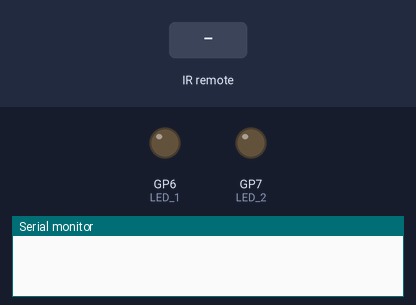
Bench run of a sketch on a simulated Raspberry Pi Pico. Parts: output pins drawn as LEDs (lit = HIGH), the last lines printed to the serial monitor. The inputs (shaded band) are chosen by the test bench.

Above: at 1.2 s.
1.3 s: infrared code 0x40 received
At 2.1 s:
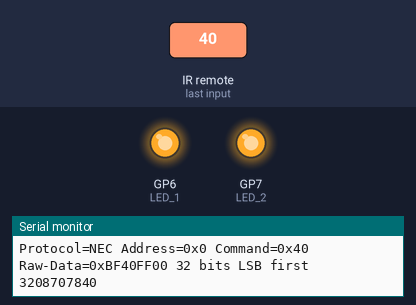
2.8 s: infrared code 0x19 received
At 3.2 s:
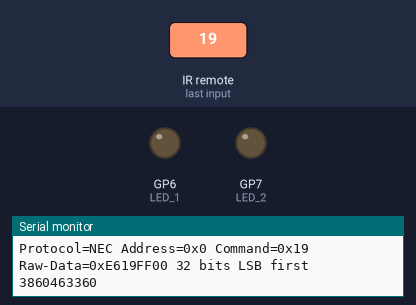
Timing chart, 0 to 5.8 s (numbered marks = the images above; inputs shaded):
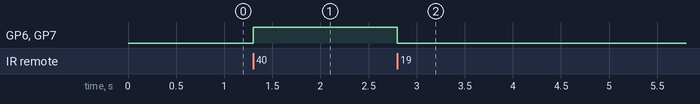

Measured:
- after the input at 1.3 s, GP6 (LED_1), GP7 (LED_2): LOW → HIGH at once
- after the input at 2.8 s, GP6 (LED_1), GP7 (LED_2): HIGH → LOW at once

The sketch:

Basic_4_IR_Remote_control_LEDs.ino
```cpp
#include <IRremote.h>  // IR remote header file
#include <Arduino.h>
#include "PinDefinitionsAndMore.h"
#include <IRremote.hpp>  // include the library

#define IR_RECEIVE_PIN 5
#define DECODE_NEC

// define LED indicators on board
#define LED_1 6
#define LED_2 7


void setup() {
  Serial.begin(115200);

  // enable IR
  IrReceiver.begin(IR_RECEIVE_PIN, ENABLE_LED_FEEDBACK);

  printActiveIRProtocols(&Serial);

  pinMode(LED_1, OUTPUT);
  pinMode(LED_2, OUTPUT);
}

void loop() {
  if (IrReceiver.decode()) {
    /*
      * print a summary of received data
      */
    if (IrReceiver.decodedIRData.protocol == UNKNOWN) {
      Serial.println(F("Received noise or an unknown (or not yet enabled )protocol"));
      // we have an unknown protocol here, print extend info
      IrReceiver.printIRResultRawFormatted(&Serial, true);
      IrReceiver.resume();
      // Do it here to preserve raw data for printing with printIRResultRawFormatted()
    } else {
      IrReceiver.resume();
      IrReceiver.printIRResultShort(&Serial);
      IrReceiver.printIRSendUsage(&Serial);
    }
    // Serial.println();
    // Serial.println(IrReceiver.decodedIRData.command);
    Serial.println(IrReceiver.decodedIRData.decodedRawData);


    if (IrReceiver.decodedIRData.command == 0x40) {
      // press on button on IR controller will generate this data 0x40
      digitalWrite(LED_1, HIGH);
      digitalWrite(LED_2, HIGH);
      IrReceiver.resume();
    } else if (IrReceiver.decodedIRData.command == 0x19) {
      // press off button on IR controller will generate this data 0x19
      digitalWrite(LED_1, LOW);
      digitalWrite(LED_2, LOW);
      IrReceiver.resume();
    }
  }
}
```

PinDefinitionsAndMore.h
```cpp
// (licence header left out)
/*
 * Pin mapping table for different platforms
 *
 * Platform     IR input    IR output   Tone      Core/Pin schema
 * --------------------------------------------------------------
 * DEFAULT/AVR  2           3           4         Arduino
 * ATtinyX5     0|PB0       4|PB4       3|PB3     ATTinyCore
 * ATtiny167    3|PA3       2|PA2       7|PA7     ATTinyCore
 * ATtiny167    9|PA3       8|PA2       5|PA7     Digispark original core
 * ATtiny84      |PB2        |PA4        |PA3     ATTinyCore
 * ATtiny88     3|PD3       4|PD4       9|PB1     ATTinyCore
 * ATtiny3217  18|PA1      19|PA2      20|PA3     MegaTinyCore
 * ATtiny1604   2           3|PA5       %
 * ATtiny816   14|PA1      16|PA3       1|PA5     MegaTinyCore
 * ATtiny1614   8|PA1      10|PA3       1|PA5     MegaTinyCore
 * SAMD21       3           4           5
 * ESP8266      14|D5       12|D6       %
 * ESP32        15          4          27
 * ESP32-C3     6           7          10
 * BluePill     PA6         PA7       PA3
 * APOLLO3      11          12          5
 * RP2040       3|GPIO15    4|GPIO16    5|GPIO17
 */
//#define _IR_MEASURE_TIMING // For debugging purposes.

#if defined(__AVR__)
#if defined(__AVR_ATtiny25__) || defined(__AVR_ATtiny45__) || defined(__AVR_ATtiny85__) // Digispark board. For use with ATTinyCore.
#include "ATtinySerialOut.hpp" // TX is at pin 2 - Available as Arduino library "ATtinySerialOut". Saves 700 bytes program memory and 70 bytes RAM for ATtinyCore.
#define IR_RECEIVE_PIN  PIN_PB0
#define IR_SEND_PIN     PIN_PB4 // Pin 2 is serial output with ATtinySerialOut. Pin 1 is internal LED and Pin3 is USB+ with pullup on Digispark board.
#define TONE_PIN        PIN_PB3
#define _IR_TIMING_TEST_PIN PIN_PB3

#  elif defined(__AVR_ATtiny87__) || defined(__AVR_ATtiny167__) // Digispark pro board
#include "ATtinySerialOut.hpp" // Available as Arduino library "ATtinySerialOut"
// For ATtiny167 Pins PB6 and PA3 are usable as interrupt source.
#  if defined(ARDUINO_AVR_DIGISPARKPRO)
// For use with Digispark original core
#define IR_RECEIVE_PIN   9 // PA3 - on Digispark board labeled as pin 9
//#define IR_RECEIVE_PIN  14 // PB6 / INT0 is connected to USB+ on DigisparkPro boards
#define IR_SEND_PIN      8 // PA2 - on Digispark board labeled as pin 8
#define TONE_PIN         5 // PA7 - on Digispark board labeled as pin 5
#define _IR_TIMING_TEST_PIN 10 // PA4
#  else
// For use with ATTinyCore
#define IR_RECEIVE_PIN  PIN_PA3 // On Digispark board labeled as pin 9 - INT0 is connected to USB+ on DigisparkPro boards
#define IR_SEND_PIN     PIN_PA2 // On Digispark board labeled as pin 8
#define TONE_PIN        PIN_PA7 // On Digispark board labeled as pin 5
#  endif

#  elif defined(__AVR_ATtiny84__) // For use with ATTinyCore
#include "ATtinySerialOut.hpp" // Available as Arduino library "ATtinySerialOut". Saves 128 bytes program memory.
#define IR_RECEIVE_PIN   PIN_PB2 // INT0
#define IR_SEND_PIN      PIN_PA4
#define TONE_PIN         PIN_PA3
#define _IR_TIMING_TEST_PIN PIN_PA5

#  elif defined(__AVR_ATtiny88__) // MH-ET Tiny88 board. For use with ATTinyCore.
#include "ATtinySerialOut.hpp" // Available as Arduino library "ATtinySerialOut". Saves 128 bytes program memory.
// Pin 6 is TX, pin 7 is RX
#define IR_RECEIVE_PIN   PIN_PD3 // 3 - INT1
#define IR_SEND_PIN      PIN_PD4 // 4
#define TONE_PIN         PIN_PB1 // 9
#define _IR_TIMING_TEST_PIN PIN_PB0 // 8

#  elif defined(__AVR_ATtiny1616__)  || defined(__AVR_ATtiny3216__) || defined(__AVR_ATtiny3217__) // For use with megaTinyCore
// Tiny Core Dev board
// https://www.tindie.com/products/xkimi/tiny-core-16-dev-board-attiny1616/ - Out of Stock
// https://www.tindie.com/products/xkimi/tiny-core-32-dev-board-attiny3217/ - Out of Stock
#define IR_RECEIVE_PIN   PIN_PA1 // use 18 instead of PIN_PA1 for TinyCore32
#define IR_SEND_PIN      PIN_PA2 // 19
#define TONE_PIN         PIN_PA3 // 20
#define APPLICATION_PIN  PIN_PA0 // 0
#undef LED_BUILTIN               // No LED available on the TinyCore 32 board, take the one on the programming board which is connected to the DAC output
#define LED_BUILTIN      PIN_PA6 // use 2 instead of PIN_PA6 for TinyCore32

#  elif defined(__AVR_ATtiny816__) // For use with megaTinyCore
#define IR_RECEIVE_PIN  PIN_PA1 // 14
#define IR_SEND_PIN     PIN_PA1 // 16
#define TONE_PIN        PIN_PA5 // 1
#define APPLICATION_PIN PIN_PA4 // 0
#undef LED_BUILTIN              // No LED available, take the one which is connected to the DAC output
#define LED_BUILTIN     PIN_PB5 // 4

#  elif defined(__AVR_ATtiny1614__) // For use with megaTinyCore
#define IR_RECEIVE_PIN   PIN_PA1 // 8
#define IR_SEND_PIN      PIN_PA3 // 10
#define TONE_PIN         PIN_PA5 // 1
#define APPLICATION_PIN  PIN_PA4 // 0

#  elif defined(__AVR_ATtiny1604__) // For use with megaTinyCore
#define IR_RECEIVE_PIN   PIN_PA6 // 2 - To be compatible with interrupt example, pin 2 is chosen here.
#define IR_SEND_PIN      PIN_PA7 // 3
#define APPLICATION_PIN  PIN_PB2 // 5

#define tone(...) void()      // Define as void, since TCB0_INT_vect is also used by tone()
#define noTone(a) void()
#define TONE_PIN         42 // Dummy for examples using it

#  elif defined(__AVR_ATmega1284__) || defined(__AVR_ATmega1284P__) \
|| defined(__AVR_ATmega644__) || defined(__AVR_ATmega644P__) \
|| defined(__AVR_ATmega324P__) || defined(__AVR_ATmega324A__) \
|| defined(__AVR_ATmega324PA__) || defined(__AVR_ATmega164A__) \
|| defined(__AVR_ATmega164P__) || defined(__AVR_ATmega32__) \
|| defined(__AVR_ATmega16__) || defined(__AVR_ATmega8535__) \
|| defined(__AVR_ATmega64__) || defined(__AVR_ATmega128__) \
|| defined(__AVR_ATmega1281__) || defined(__AVR_ATmega2561__) \
|| defined(__AVR_ATmega8515__) || defined(__AVR_ATmega162__)
#define IR_RECEIVE_PIN      2
#define IR_SEND_PIN        13
#define TONE_PIN            4
#define APPLICATION_PIN     5
#define ALTERNATIVE_IR_FEEDBACK_LED_PIN 6 // E.g. used for examples which use LED_BUILDIN for example output.
#define _IR_TIMING_TEST_PIN 7

#  else // Default as for ATmega328 like on Uno, Nano, Leonardo, Teensy 2.0 etc.
#define IR_RECEIVE_PIN      2 // To be compatible with interrupt example, pin 2 is chosen here.
#define IR_SEND_PIN         3
#define TONE_PIN            4
#define APPLICATION_PIN     5
#define ALTERNATIVE_IR_FEEDBACK_LED_PIN 6 // E.g. used for examples which use LED_BUILDIN for example output.
#define _IR_TIMING_TEST_PIN 7

#    if defined(ARDUINO_AVR_PROMICRO) // Sparkfun Pro Micro is __AVR_ATmega32U4__ but has different external circuit
// We have no built in LED at pin 13 -> reuse RX LED
#undef LED_BUILTIN
#define LED_BUILTIN         LED_BUILTIN_RX
#    endif
#  endif // defined(__AVR_ATtiny25__)...

#elif defined(ARDUINO_ARCH_RENESAS_UNO) // Uno R4
// To be compatible with Uno R3.
#define IR_RECEIVE_PIN      2
#define IR_SEND_PIN         3
#define TONE_PIN            4
#define APPLICATION_PIN     5
#define ALTERNATIVE_IR_FEEDBACK_LED_PIN 6 // E.g. used for examples which use LED_BUILDIN for example output.
#define _IR_TIMING_TEST_PIN 7

#elif defined(ESP8266)
#define FEEDBACK_LED_IS_ACTIVE_LOW // The LED on my board (D4) is active LOW
#define IR_RECEIVE_PIN          14 // D5
#define IR_SEND_PIN             12 // D6 - D4/pin 2 is internal LED
#define _IR_TIMING_TEST_PIN      2 // D4
#define APPLICATION_PIN         13 // D7

#define tone(...) void()      // tone() inhibits receive timer
#define noTone(a) void()
#define TONE_PIN                42 // Dummy for examples using it

#elif defined(CONFIG_IDF_TARGET_ESP32C3) || defined(ARDUINO_ESP32C3_DEV)
#define NO_LED_FEEDBACK_CODE   // The  WS2812 on pin 8 of AI-C3 board crashes if used as receive feedback LED, other I/O pins are working...
#define IR_RECEIVE_PIN           6
#define IR_SEND_PIN              7
#define TONE_PIN                10
#define APPLICATION_PIN         18

#elif defined(ESP32)
#include <Arduino.h>

// tone() is included in ESP32 core since 2.0.2
#if !defined(ESP_ARDUINO_VERSION_VAL)
#define ESP_ARDUINO_VERSION_VAL(major, minor, patch) 12345678
#endif
#if ESP_ARDUINO_VERSION  <= ESP_ARDUINO_VERSION_VAL(2, 0, 2)
#define TONE_LEDC_CHANNEL        1  // Using channel 1 makes tone() independent of receiving timer -> No need to stop receiving timer.
void tone(uint8_t aPinNumber, unsigned int aFrequency){
    ledcAttachPin(aPinNumber, TONE_LEDC_CHANNEL);
    ledcWriteTone(TONE_LEDC_CHANNEL, aFrequency);
}
void tone(uint8_t aPinNumber, unsigned int aFrequency, unsigned long aDuration){
    ledcAttachPin(aPinNumber, TONE_LEDC_CHANNEL);
    ledcWriteTone(TONE_LEDC_CHANNEL, aFrequency);
    delay(aDuration);
    ledcWriteTone(TONE_LEDC_CHANNEL, 0);
}
void noTone(uint8_t aPinNumber){
    ledcWriteTone(TONE_LEDC_CHANNEL, 0);
}
#endif // ESP_ARDUINO_VERSION  <= ESP_ARDUINO_VERSION_VAL(2, 0, 2)

#define IR_RECEIVE_PIN          15  // D15
#define IR_SEND_PIN              4  // D4
#define TONE_PIN                27  // D27 25 & 26 are DAC0 and 1
#define APPLICATION_PIN         16  // RX2 pin

#elif defined(ARDUINO_ARCH_STM32) || defined(ARDUINO_ARCH_STM32F1) // BluePill
// Timer 3 blocks PA6, PA7, PB0, PB1 for use by Servo or tone()
#define IR_RECEIVE_PIN          PA6
#define IR_RECEIVE_PIN_STRING   "PA6"
#define IR_SEND_PIN             PA7
#define IR_SEND_PIN_STRING      "PA7"
#define TONE_PIN                PA3
#define _IR_TIMING_TEST_PIN     PA5
#define APPLICATION_PIN         PA2
#define APPLICATION_PIN_STRING  "PA2"
#  if defined(ARDUINO_GENERIC_STM32F103C) || defined(ARDUINO_BLUEPILL_F103C8)
// BluePill LED is active low
#define FEEDBACK_LED_IS_ACTIVE_LOW
#  endif

#elif defined(ARDUINO_ARCH_APOLLO3) // Sparkfun Apollo boards
#define IR_RECEIVE_PIN  11
#define IR_SEND_PIN     12
#define TONE_PIN         5

#elif defined(ARDUINO_ARCH_MBED) && defined(ARDUINO_ARCH_MBED_NANO) // Arduino Nano 33 BLE
#define IR_RECEIVE_PIN      3   // GPIO15 Start with pin 3 since pin 2|GPIO25 is connected to LED on Pi pico
#define IR_SEND_PIN         4   // GPIO16
#define TONE_PIN            5
#define APPLICATION_PIN     6
#define ALTERNATIVE_IR_FEEDBACK_LED_PIN 7 // E.g. used for examples which use LED_BUILDIN for example output.
#define _IR_TIMING_TEST_PIN 8

#elif defined(ARDUINO_ARCH_RP2040) // Arduino Nano Connect, Pi Pico with arduino-pico core https://github.com/earlephilhower/arduino-pico
#define IR_RECEIVE_PIN      15  // GPIO15 to be compatible with the Arduino Nano RP2040 Connect (pin3)
#define IR_SEND_PIN         16  // GPIO16
#define TONE_PIN            17
#define APPLICATION_PIN     18
#define ALTERNATIVE_IR_FEEDBACK_LED_PIN 19 // E.g. used for examples which use LED_BUILDIN for example output.
#define _IR_TIMING_TEST_PIN 20

// If you program the Nano RP2040 Connect with this core, then you must redefine LED_BUILTIN
// and use the external reset with 1 kOhm to ground to enter UF2 mode
#undef LED_BUILTIN
#define LED_BUILTIN          6

#elif defined(PARTICLE) // !!!UNTESTED!!!
#define IR_RECEIVE_PIN      A4
#define IR_SEND_PIN         A5 // Particle supports multiple pins

#define LED_BUILTIN         D7

/*
 * 4 times the same (default) layout for easy adaption in the future
 */
#elif defined(TEENSYDUINO) // Teensy 2.0 is handled at default for ATmega328 like on Uno, Nano, Leonardo etc.
#define IR_RECEIVE_PIN      2
#define IR_SEND_PIN         3
#define TONE_PIN            4
#define APPLICATION_PIN     5
#define ALTERNATIVE_IR_FEEDBACK_LED_PIN 6 // E.g. used for examples which use LED_BUILDIN for example output.
#define _IR_TIMING_TEST_PIN 7

#elif defined(ARDUINO_ARCH_MBED) // Arduino Nano 33 BLE
#define IR_RECEIVE_PIN      2
#define IR_SEND_PIN         3
#define TONE_PIN            4
#define APPLICATION_PIN     5
#define ALTERNATIVE_IR_FEEDBACK_LED_PIN 6 // E.g. used for examples which use LED_BUILDIN for example output.
#define _IR_TIMING_TEST_PIN 7

#elif defined(ARDUINO_ARCH_SAMD) || defined(ARDUINO_ARCH_SAM)
#define IR_RECEIVE_PIN      2
#define IR_SEND_PIN         3
#define TONE_PIN            4
#define APPLICATION_PIN     5
#define ALTERNATIVE_IR_FEEDBACK_LED_PIN 6 // E.g. used for examples which use LED_BUILDIN for example output.
#define _IR_TIMING_TEST_PIN 7

#if !defined(ARDUINO_SAMD_ADAFRUIT) && !defined(ARDUINO_SEEED_XIAO_M0)
// On the Zero and others we switch explicitly to SerialUSB
#define Serial SerialUSB
#endif

// Definitions for the Chinese SAMD21 M0-Mini clone, which has no led connected to D13/PA17.
// Attention!!! D2 and D4 are swapped on these boards!!!
// If you connect the LED, it is on pin 24/PB11. In this case activate the next two lines.
//#undef LED_BUILTIN
//#define LED_BUILTIN 24 // PB11
// As an alternative you can choose pin 25, it is the RX-LED pin (PB03), but active low.In this case activate the next 3 lines.
//#undef LED_BUILTIN
//#define LED_BUILTIN 25 // PB03
//#define FEEDBACK_LED_IS_ACTIVE_LOW // The RX LED on the M0-Mini is active LOW

#elif defined (NRF51) // BBC micro:bit
#define IR_RECEIVE_PIN      2
#define IR_SEND_PIN         3
#define APPLICATION_PIN     1
#define _IR_TIMING_TEST_PIN 4

#define tone(...) void()    // no tone() available
#define noTone(a) void()
#define TONE_PIN           42 // Dummy for examples using it

#else
#warning Board / CPU is not detected using pre-processor symbols -> using default values, which may not fit. Please extend PinDefinitionsAndMore.h.
// Default valued for unidentified boards
#define IR_RECEIVE_PIN      2
#define IR_SEND_PIN         3
#define TONE_PIN            4
#define APPLICATION_PIN     5
#define ALTERNATIVE_IR_FEEDBACK_LED_PIN 6 // E.g. used for examples which use LED_BUILDIN for example output.
#define _IR_TIMING_TEST_PIN 7
#endif // defined(ESP8266)

#if defined(ESP32) || defined(ARDUINO_ARCH_RP2040) || defined(PARTICLE) || defined(ARDUINO_ARCH_MBED)
#define SEND_PWM_BY_TIMER // We do not have pin restrictions for this CPU's, so lets use the hardware PWM for send carrier signal generation
#else
# if defined(SEND_PWM_BY_TIMER)
#undef IR_SEND_PIN // SendPin is determined by timer! This avoids warnings in IRremote.hpp and IRTimer.hpp
#  endif
#endif

#if !defined (FLASHEND)
#define FLASHEND 0xFFFF // Dummy value for platforms where FLASHEND is not defined
#endif
#if !defined (RAMEND)
#define RAMEND 0xFFFF // Dummy value for platforms where RAMEND is not defined
#endif
#if !defined (RAMSIZE)
#define RAMSIZE 0xFFFF // Dummy value for platforms where RAMSIZE is not defined
#endif

/*
 * Helper macro for getting a macro definition as string
 */
#if !defined(STR_HELPER)
#define STR_HELPER(x) #x
#define STR(x) STR_HELPER(x)
#endif
```
